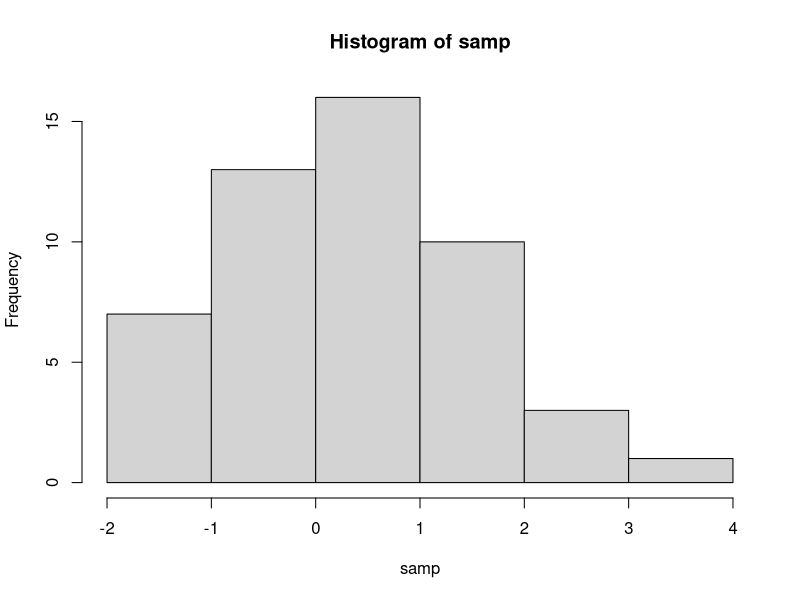
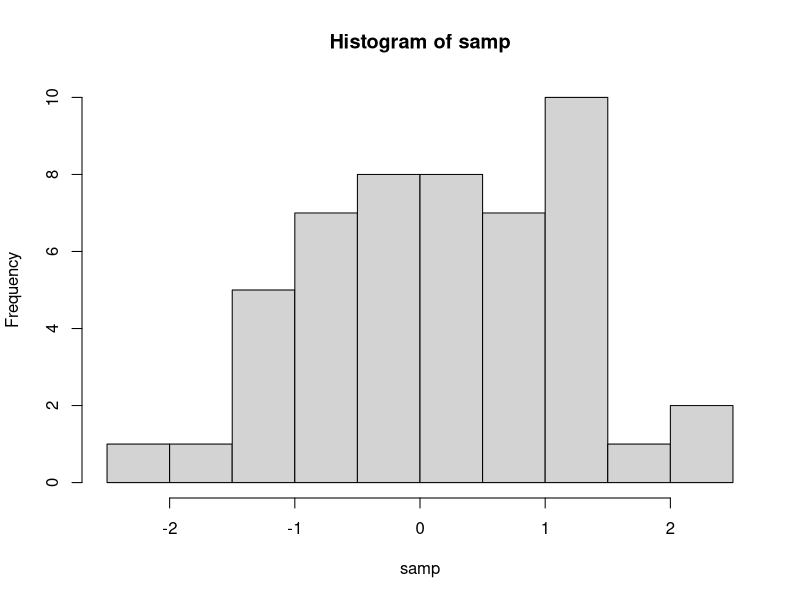
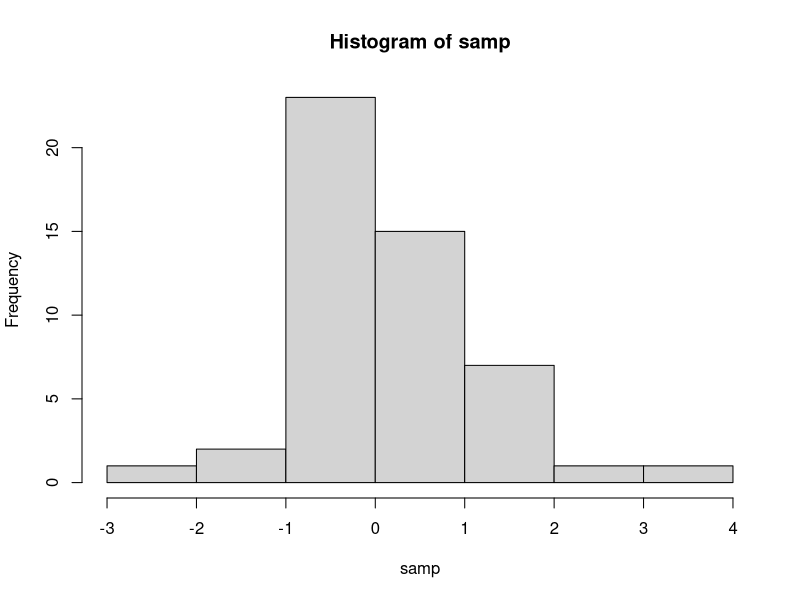
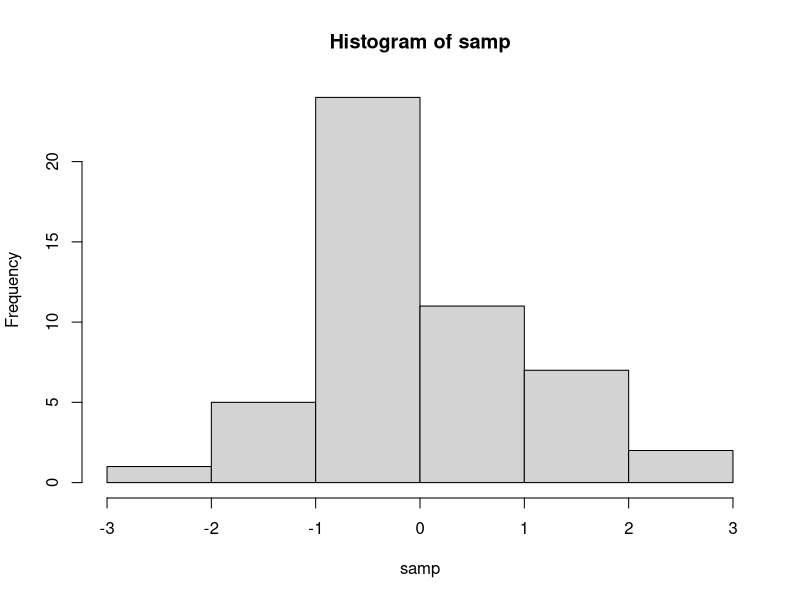
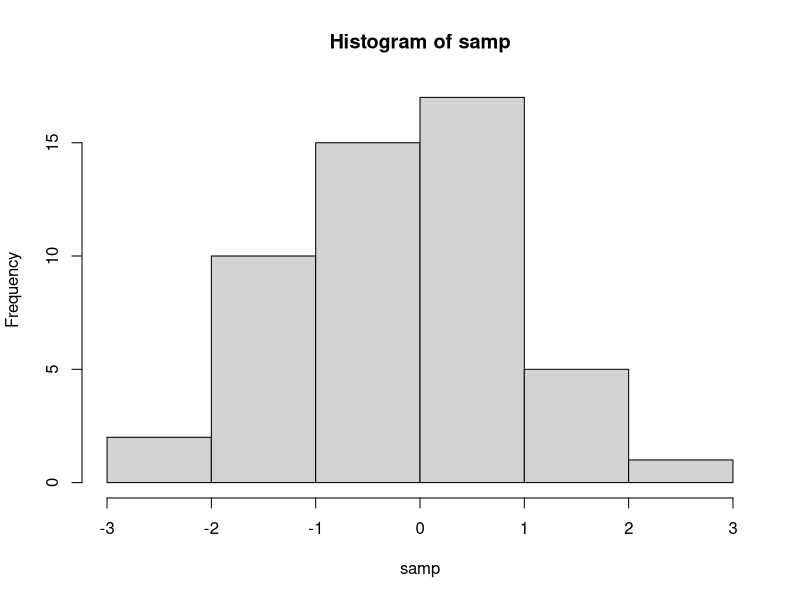
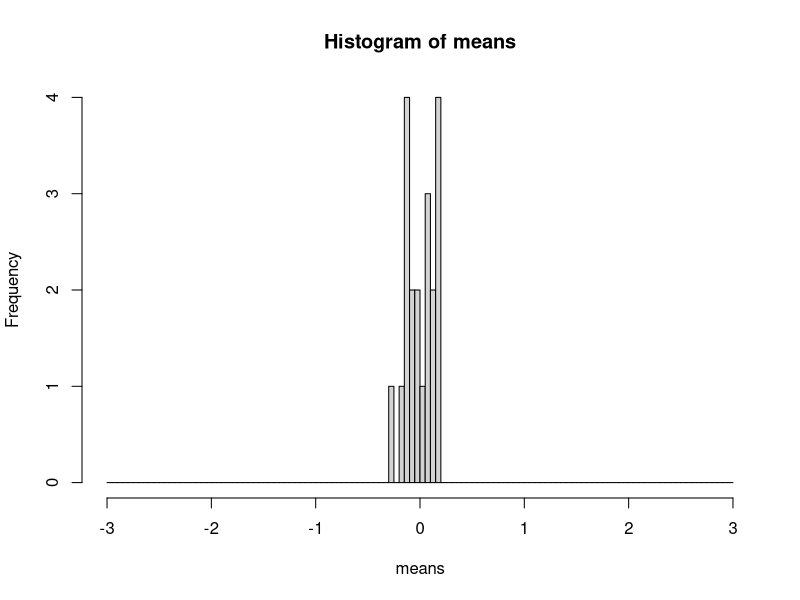
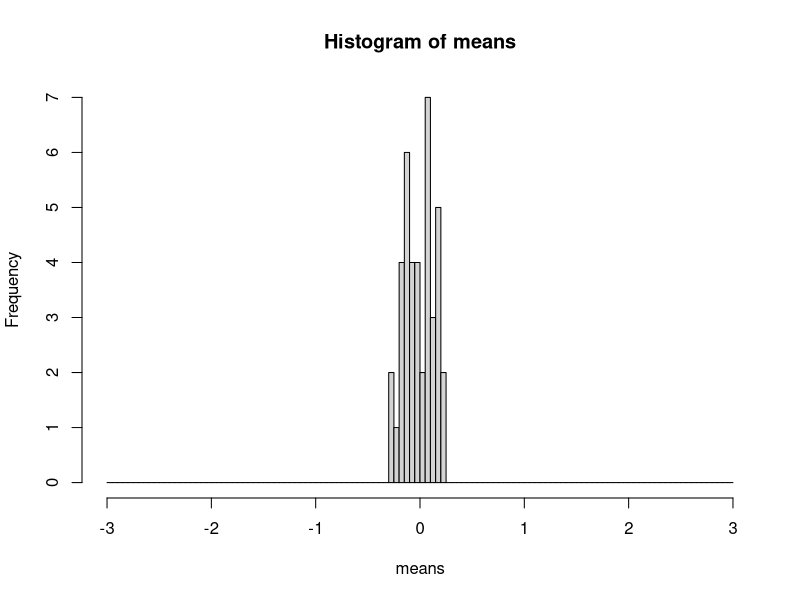
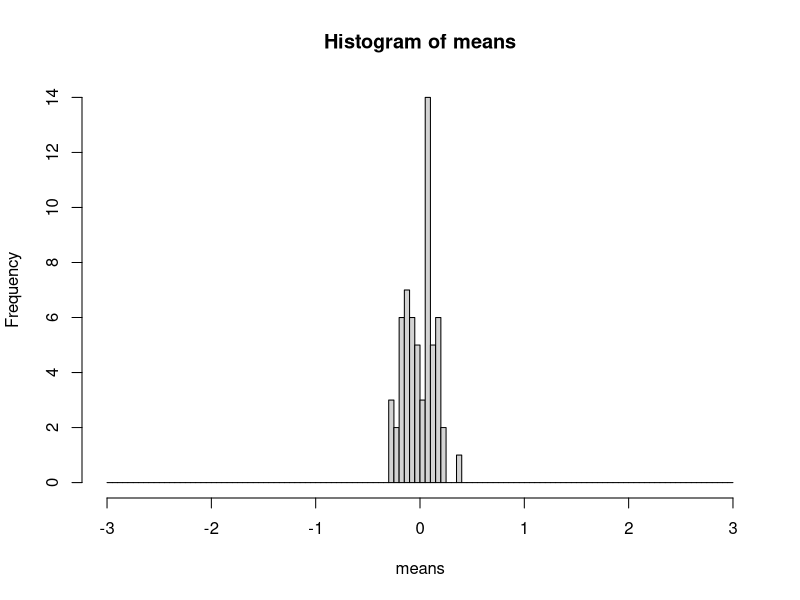

These charts were generated, in order, by the following R code:
### Setup; can ignore ###

par(mfrow=c(1,1), ask=TRUE)
means <- c()
set.seed(1337)

### Set parameters
nsamples <- 1000
sampsize <- 50


### Let's look at one sample (n=50) at a time
for(i in 1:5) {
  samp <- rnorm(sampsize, 0, 1)
  hist(samp)
  lines(x=mean(samp))
  print(mean(samp))
}

### Now let's plot the means of 20 samples (n=50 per sample) at a time
means <- c()
for (i in 1:nsamples) {
  means[i] <- mean(rnorm(sampsize,0,1))
  if (i %% 20 == 0) {
    hist(means, breaks=c(seq(-3, 3, .05)))
  }
}

### Notice the sd of the sampling distribution is much smaller than the sd of the population
sd(samp)
sd(samp)/sqrt(sampsize)
sd(means)

### Now let's do the same thing for a uniform distribution
means <- c()
for(i in 1:5) {
  hist(runif(sampsize,0,1))
}
for (i in 1:nsamples) {
  means[i] <- mean(rnorm(sampsize,0,1))
  if (i %% 20 == 0) {
    hist(means, breaks=c(seq(-3, 3, .05)))
  }
}
